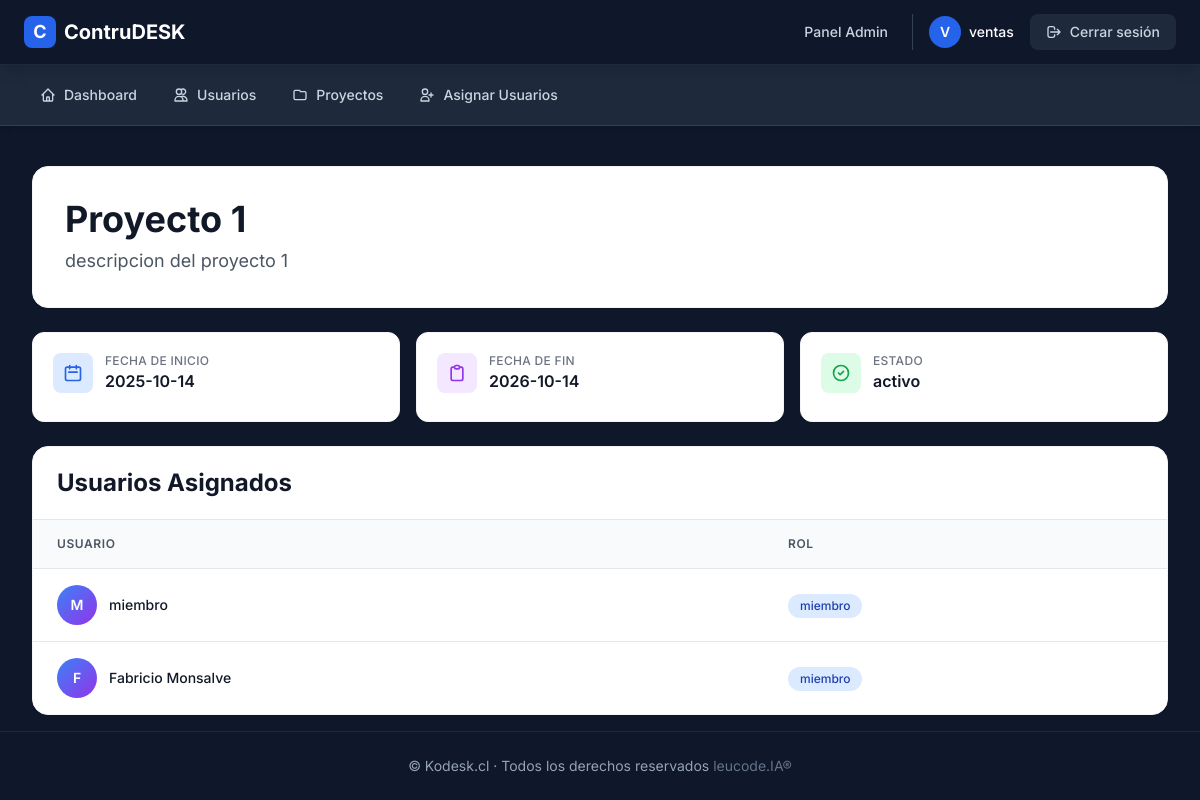
/admin/project_details/1 (signed in), run on the app's committed database.
### app/models.py (models this page shows, shortened)
class AdminUser(UserMixin, db.Model):
    __tablename__ = "admin_users"
    id = db.Column(db.Integer, primary_key=True)
    nombre = db.Column(db.String(120), nullable=False)
    email = db.Column(db.String(120), unique=True, nullable=False)
    password_hash = db.Column(db.String(255), nullable=False)
    roles = db.relationship('Role', secondary='user_roles', backref=db.backref('users', lazy='dynamic'))
    def has_role(self, role_name):
        return any(role.name == role_name for role in self.roles)
    @property
    def is_authenticated(self):
        return True

class Project(db.Model):
    __tablename__ = 'projects'
    id = db.Column(db.Integer, primary_key=True)
    name = db.Column(db.String(128), nullable=False)
    description = db.Column(db.Text)
    start_date = db.Column(db.DateTime, default=datetime.utcnow)
    end_date = db.Column(db.DateTime)
    progress = db.Column(db.Integer, default=0)
    status = db.Column(db.String(50), default='activo')  # Ej: activo, suspendido, finalizado
    archived = db.Column(db.Boolean, default=False)  # Indicador de archivo
    admin_comment = db.Column(db.Text)
    creator_id = db.Column(db.Integer, db.ForeignKey('admin_users.id'), nullable=False)
    creator = db.relationship('AdminUser', backref='created_projects')

class ProjectUserRole(db.Model):
    __tablename__ = 'project_user_role'
    project_id = db.Column(db.Integer, db.ForeignKey('projects.id', ondelete='CASCADE'), primary_key=True)
    user_id = db.Column(db.Integer, db.ForeignKey('admin_users.id', ondelete='CASCADE'), primary_key=True)
    role_id = db.Column(db.Integer, db.ForeignKey('roles.id'), nullable=False)
    project = db.relationship('Project', backref=db.backref('user_roles', lazy=True))
    user = db.relationship('AdminUser', backref=db.backref('user_roles', lazy=True))
    role = db.relationship('Role')

class Role(db.Model):
    __tablename__ = "roles"
    id = db.Column(db.Integer, primary_key=True)
    name = db.Column(db.String(80), unique=True, nullable=False)

### app/routes/admin.py (the view)
@admin_bp.route('/project_details/<int:project_id>', methods=['GET'])
@login_required
def project_details(project_id):
    project = Project.query.get_or_404(project_id)
    users_in_project = ProjectUserRole.query.filter_by(project_id=project.id).all()  # Obtener los usuarios asignados
    roles = Role.query.all()  # Obtener todos los roles disponibles
    return render_template('admin/detalles_proyecto.html', project=project, users_in_project=users_in_project, roles=roles)

### app/templates/admin/detalles_proyecto.html (shortened to what this page needs)
{% extends "layout.html" %}
{% block content %}
<div class="container mx-auto mt-6 sm:mt-10 px-4 sm:px-6 lg:px-8 max-w-7xl">
  <div class="bg-white rounded-2xl shadow-sm border border-gray-100 p-6 sm:p-8 mb-6">
    <h2 class="text-3xl sm:text-4xl font-bold text-gray-900 mb-2">{{ project.name }}</h2>
    <p class="text-base sm:text-lg text-gray-600 leading-relaxed">{{ project.description }}</p>
  </div>
  <div class="grid grid-cols-1 md:grid-cols-3 gap-4 mb-6">
    <div class="bg-white rounded-xl shadow-sm border border-gray-100 p-5 hover:shadow-md transition-shadow duration-200">
      <div class="flex items-center mb-2">
        <div class="w-10 h-10 bg-blue-100 rounded-lg flex items-center justify-center mr-3">
          <svg class="w-5 h-5 text-blue-600" fill="none" stroke="currentColor" viewBox="0 0 24 24">
            <path stroke-linecap="round" stroke-linejoin="round" stroke-width="2" d="M8 7V3m8 4V3m-9 8h10M5 21h14a2 2 0 002-2V7a2 2 0 00-2-2H5a2 2 0 00-2 2v12a2 2 0 002 2z"></path>
          </svg>
        </div>
        <div>
          <p class="text-xs font-medium text-gray-500 uppercase tracking-wide">Fecha de Inicio</p>
          <p class="text-base font-semibold text-gray-900">{{ project.start_date.strftime('%Y-%m-%d') }}</p>
        </div>
      </div>
    </div>
    <div class="bg-white rounded-xl shadow-sm border border-gray-100 p-5 hover:shadow-md transition-shadow duration-200">
      <div class="flex items-center mb-2">
        <div class="w-10 h-10 bg-purple-100 rounded-lg flex items-center justify-center mr-3">
          <svg class="w-5 h-5 text-purple-600" fill="none" stroke="currentColor" viewBox="0 0 24 24">
            <path stroke-linecap="round" stroke-linejoin="round" stroke-width="2" d="M9 5H7a2 2 0 00-2 2v12a2 2 0 002 2h10a2 2 0 002-2V7a2 2 0 00-2-2h-2M9 5a2 2 0 002 2h2a2 2 0 002-2M9 5a2 2 0 012-2h2a2 2 0 012 2"></path>
          </svg>
        </div>
        <div>
          <p class="text-xs font-medium text-gray-500 uppercase tracking-wide">Fecha de Fin</p>
          <p class="text-base font-semibold text-gray-900">{{ project.end_date.strftime('%Y-%m-%d') if project.end_date else 'N/A' }}</p>
        </div>
      </div>
    </div>
    <div class="bg-white rounded-xl shadow-sm border border-gray-100 p-5 hover:shadow-md transition-shadow duration-200">
      <div class="flex items-center mb-2">
        <div class="w-10 h-10 bg-green-100 rounded-lg flex items-center justify-center mr-3">
          <svg class="w-5 h-5 text-green-600" fill="none" stroke="currentColor" viewBox="0 0 24 24">
            <path stroke-linecap="round" stroke-linejoin="round" stroke-width="2" d="M9 12l2 2 4-4m6 2a9 9 0 11-18 0 9 9 0 0118 0z"></path>
          </svg>
        </div>
        <div>
          <p class="text-xs font-medium text-gray-500 uppercase tracking-wide">Estado</p>
          <p class="text-base font-semibold text-gray-900">{{ project.status }}</p>
        </div>
      </div>
    </div>
  </div>
  <div class="bg-white rounded-2xl shadow-sm border border-gray-100 overflow-hidden">
    <div class="px-6 py-5 border-b border-gray-200">
      <h3 class="text-xl sm:text-2xl font-bold text-gray-900">Usuarios Asignados</h3>
    </div>
    <div class="hidden sm:block overflow-x-auto">
      <table class="min-w-full divide-y divide-gray-200">
        <thead class="bg-gray-50">
          <tr>
            <th class="px-6 py-4 text-left text-xs font-semibold text-gray-600 uppercase tracking-wider">Usuario</th>
            <th class="px-6 py-4 text-left text-xs font-semibold text-gray-600 uppercase tracking-wider">Rol</th>
          </tr>
        </thead>
        <tbody class="bg-white divide-y divide-gray-200">
          {% for user_role in users_in_project %}
            <tr class="hover:bg-gray-50 transition-colors duration-150">
              <td class="px-6 py-4 whitespace-nowrap">
                <div class="flex items-center">
                  <div class="w-10 h-10 bg-gradient-to-br from-blue-500 to-purple-600 rounded-full flex items-center justify-center text-white font-semibold text-sm mr-3">
                    {{ user_role.user.nombre[0].upper() }}
                  </div>
                  <div class="text-sm font-medium text-gray-900">{{ user_role.user.nombre }}</div>
                </div>
              </td>
              <td class="px-6 py-4 whitespace-nowrap">
                <span class="inline-flex items-center px-3 py-1 rounded-full text-xs font-medium bg-blue-100 text-blue-800">
                  {{ user_role.role.name }}
                </span>
              </td>
            </tr>
          {% endfor %}
        </tbody>
      </table>
    </div>
  </div>
</div>
{% endblock %}

### app/templates/layout.html (shortened to what this page needs)
<!DOCTYPE html>
<html lang="es">
<head>
  <script src="https://cdn.tailwindcss.com"></script>
</head>
<body class="min-h-screen flex flex-col">
  <header class="w-full bg-slate-900 border-b border-slate-800 sticky top-0 z-50 shadow-lg">
    <div class="max-w-full mx-auto px-3 sm:px-4 lg:px-6">
      <div class="flex items-center justify-between h-16">
        <a href="{{ url_for('main.index') }}" class="flex items-center gap-2 group">
          <div class="w-8 h-8 bg-blue-600 rounded-lg flex items-center justify-center group-hover:bg-blue-700 transition-colors">
            <span class="text-white font-bold text-lg">C</span>
          </div>
          <span class="text-xl font-bold text-white hidden sm:inline">
            ContruDESK
          </span>
        </a>
        <nav class="hidden lg:flex items-center gap-6">
          {% if current_user.is_authenticated %}
            {% if current_user.has_role('admin') %}
              <a href="{{ url_for('admin.admin_dashboard') }}" class="text-sm text-slate-300 hover:text-white transition-colors font-medium">
                Panel Admin
              </a>
            {% elif current_user.has_role('editor') %}
              <a href="{{ url_for('editor.editor_dashboard') }}" class="text-sm text-slate-300 hover:text-white transition-colors font-medium">
                Dashboard Editor
              </a>
            {% elif current_user.has_role('miembro') %}
              <a href="{{ url_for('miembro.miembro_dashboard') }}" class="text-sm text-slate-300 hover:text-white transition-colors font-medium">
                Dashboard Miembro
              </a>
            {% elif current_user.has_role('lector') %}
            {% else %}
              <a href="{{ url_for('main.index') }}" class="text-sm text-slate-300 hover:text-white transition-colors font-medium">
                Inicio
              </a>
            {% endif %}
            <div class="flex items-center gap-4 pl-4 border-l border-slate-700">
              <div class="flex items-center gap-2">
                <div class="w-8 h-8 bg-blue-600 rounded-full flex items-center justify-center">
                  <span class="text-white text-sm font-semibold">{{ current_user.nombre[0]|upper }}</span>
                </div>
                <span class="text-sm text-white font-medium">{{ current_user.nombre }}</span>
              </div>
              <a href="{{ url_for('auth.logout') }}" class="inline-flex items-center gap-2 px-4 py-2 bg-slate-800 hover:bg-slate-700 text-slate-300 hover:text-white rounded-lg text-sm font-medium transition-colors">
                <svg class="w-4 h-4" fill="none" stroke="currentColor" viewBox="0 0 24 24">
                  <path stroke-linecap="round" stroke-linejoin="round" stroke-width="2" d="M17 16l4-4m0 0l-4-4m4 4H7m6 4v1a3 3 0 01-3 3H6a3 3 0 01-3-3V7a3 3 0 013-3h4a3 3 0 013 3v1"/>
                </svg>
                Cerrar sesión
              </a>
            </div>
          {% else %}
            <a href="{{ url_for('auth.login') }}" class="inline-flex items-center gap-2 px-4 py-2 bg-blue-600 hover:bg-blue-700 text-white rounded-lg text-sm font-semibold transition-colors">
              Iniciar Sesión
            </a>
          {% endif %}
        </nav>
      </div>
    </div>
  </header>
  {% if current_user.is_authenticated %}
    <nav class="bg-slate-800 border-b border-slate-700 shadow-md">
      <div class="max-w-full mx-auto px-3 sm:px-4 lg:px-6">
        <div class="hidden md:flex items-center gap-1 py-3 overflow-x-auto">
          {% if current_user.has_role('admin') %}
            <a href="{{ url_for('admin.admin_dashboard') }}" class="inline-flex items-center gap-2 px-4 py-2 text-sm font-medium text-slate-300 hover:text-white hover:bg-slate-700 rounded-lg transition-colors whitespace-nowrap">
              <svg class="w-4 h-4" fill="none" stroke="currentColor" viewBox="0 0 24 24">
                <path stroke-linecap="round" stroke-linejoin="round" stroke-width="2" d="M3 12l2-2m0 0l7-7 7 7M5 10v10a1 1 0 001 1h3m10-11l2 2m-2-2v10a1 1 0 01-1 1h-3m-6 0a1 1 0 001-1v-4a1 1 0 011-1h2a1 1 0 011 1v4a1 1 0 001 1m-6 0h6"/>
              </svg>
              Dashboard
            </a>
            <a href="{{ url_for('admin.usuarios') }}" class="inline-flex items-center gap-2 px-4 py-2 text-sm font-medium text-slate-300 hover:text-white hover:bg-slate-700 rounded-lg transition-colors whitespace-nowrap">
              <svg class="w-4 h-4" fill="none" stroke="currentColor" viewBox="0 0 24 24">
                <path stroke-linecap="round" stroke-linejoin="round" stroke-width="2" d="M12 4.354a4 4 0 110 5.292M15 21H3v-1a6 6 0 0112 0v1zm0 0h6v-1a6 6 0 00-9-5.197M13 7a4 4 0 11-8 0 4 4 0 018 0z"/>
              </svg>
              Usuarios
            </a>
            <a href="{{ url_for('admin.list_projects') }}" class="inline-flex items-center gap-2 px-4 py-2 text-sm font-medium text-slate-300 hover:text-white hover:bg-slate-700 rounded-lg transition-colors whitespace-nowrap">
              <svg class="w-4 h-4" fill="none" stroke="currentColor" viewBox="0 0 24 24">
                <path stroke-linecap="round" stroke-linejoin="round" stroke-width="2" d="M3 7v10a2 2 0 002 2h14a2 2 0 002-2V9a2 2 0 00-2-2h-6l-2-2H5a2 2 0 00-2 2z"/>
              </svg>
              Proyectos
            </a>
            <a href="{{ url_for('admin.assign_user_to_project') }}" class="inline-flex items-center gap-2 px-4 py-2 text-sm font-medium text-slate-300 hover:text-white hover:bg-slate-700 rounded-lg transition-colors whitespace-nowrap">
              <svg class="w-4 h-4" fill="none" stroke="currentColor" viewBox="0 0 24 24">
                <path stroke-linecap="round" stroke-linejoin="round" stroke-width="2" d="M18 9v3m0 0v3m0-3h3m-3 0h-3m-2-5a4 4 0 11-8 0 4 4 0 018 0zM3 20a6 6 0 0112 0v1H3v-1z"/>
              </svg>
              Asignar Usuarios
            </a>
          {% endif %}
        </div>
      </div>
    </nav>
  {% endif %}
  <main class="flex-grow">
    {% block content %}{% endblock %}
  </main>
  <footer class="bg-slate-900 border-t border-slate-800 mt-auto">
    <div class="max-w-full mx-auto px-3 sm:px-4 lg:px-6 py-6">
      <div class="text-center">
        <p class="text-slate-400 text-sm">
          © {{ config.STORE_NAME or "Kodesk.cl" }} · Todos los derechos reservados
          <span class="text-slate-500">leucode.IA®</span>
        </p>
      </div>
    </div>
  </footer>
</body>
</html>

### app/templates/layout.html (style rules this page uses)
body { font-family: 'Inter', sans-serif !important; background: #0f172a !important; }

### data on the page
AdminUser: nombre "V", nombre "ventas"
Project: name "Proyecto 1", description "descripcion del proyecto 1", start_date "2025-10-14", end_date "2026-10-14", status "activo"
ProjectUserRole: user "M", user.nombre "miembro", role.name "miembro"
ProjectUserRole: user "F", user.nombre "Fabricio Monsalve", role.name "miembro"

### other printed values
{{ config.STORE_NAME or "Kodesk.cl" }} "Kodesk.cl"
